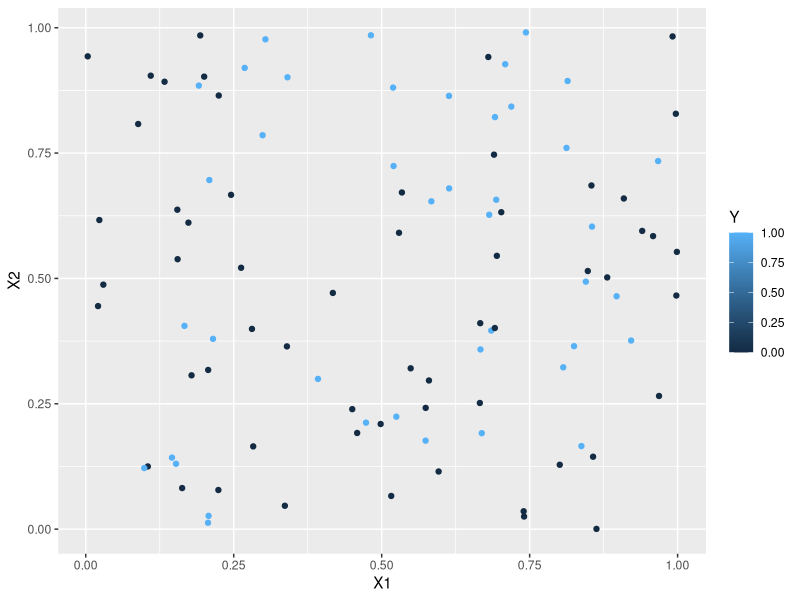
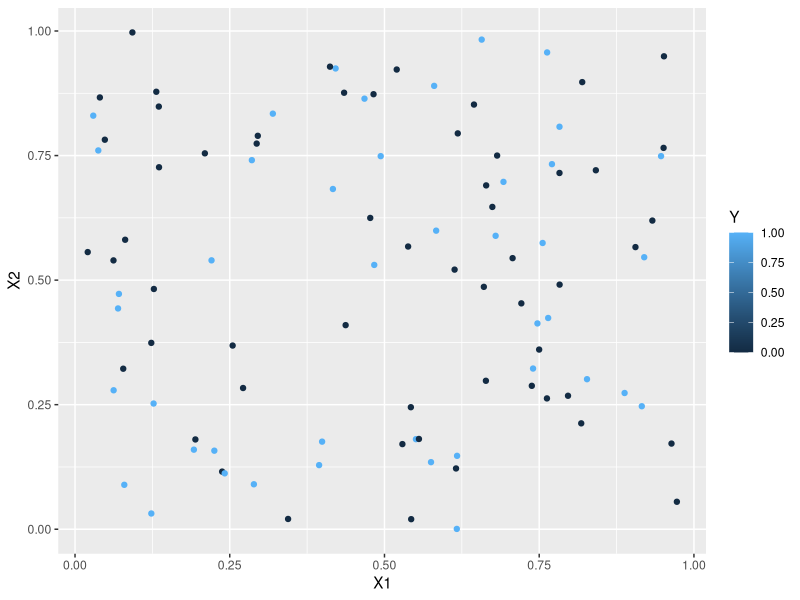
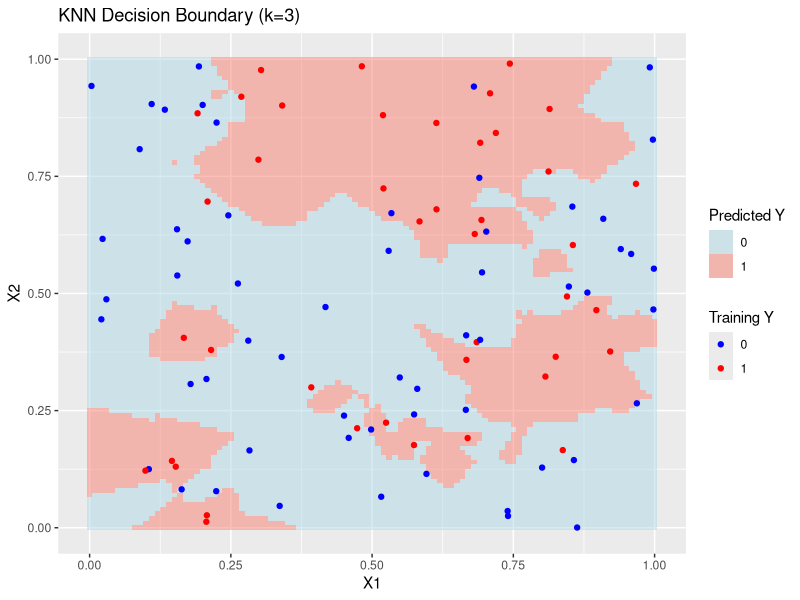
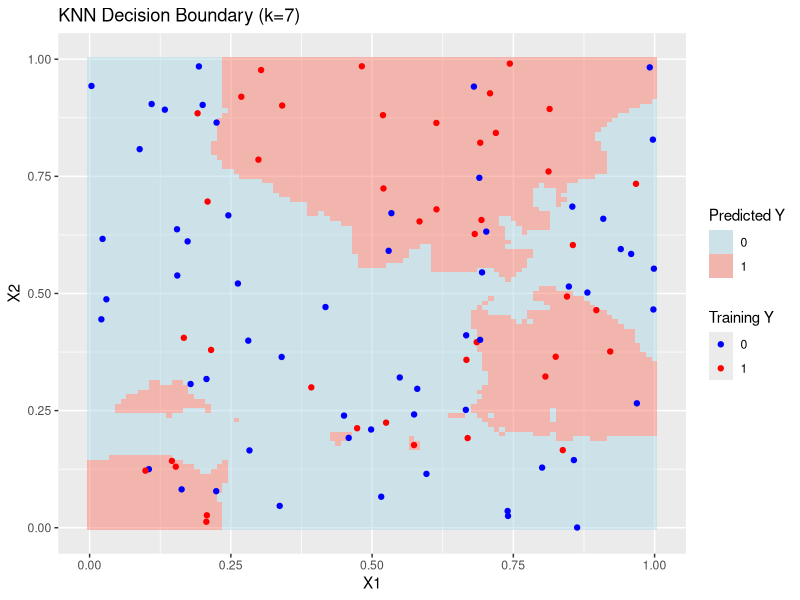

Write R code to recreate these figures, in order.
## ---- chunk 1
library(class)
library(tidyverse)
## ---- chunk 2
#Generative model
set.seed(116) #setting a random seed so that we can reproduce everything exactly if we want to

generate_y <- function(x1,x2) { #two input parameters to generate the output y
  logit <- x1 -2*x2 -2*x1^2 + x2^2 + 3*x1*x2
  p <- exp(logit)/(1+exp(logit)) #apply the inverse logit function
  y <- rbinom(1,1,p) #y becomes a 0 (with prob 1-p) or a 1 with probability p
}
## ---- chunk 3
# Generate a dataset with 100 points
set.seed(116)
n = 100
X1 <- runif(n,0,1)
X2 <- runif(n,0,1)

#I'm going to use a for loop to generate 100 y's
Y <- rep(0,n) #initializing my Y to be a vector of 0's
for (i in 1:n) {
  Y[i] <- generate_y(X1[i],X2[i])
}

sum(Y) #How many 0's and 1's were predicted? In this training set, 42% were 1's. However, almost 48% are 1's when n is large. That's quite close to 50/50 so we shouldn't have issues with "imbalance," which is something we'll learn about later in the semester.

training <- cbind(X1,X2,Y) #combining all of my variables into a training dataset
ggplot(data=training, aes(x=X1, y=X2, color=Y)) +
  geom_point()
## ---- chunk 4
# Create the training dataset as above using seed=116
# Create a testing dataset using seed=121

set.seed(121)
n = 100
X1 <- runif(n,0,1)
X2 <- runif(n,0,1)

#I'm going to use a for loop to generate 100 y's
Y <- rep(0,n) #initializing my Y to be a vector of 0's
for (i in 1:n) {
  Y[i] <- generate_y(X1[i],X2[i])
}

sum(Y) #43 1's, which is much closer to the 51.5% true rate
testing <- cbind(X1,X2,Y)

#Let's plot the test set. Does it look like the training set? Yeah, looks similar.
ggplot(data=testing, aes(x=X1, y=X2, color=Y)) +
  geom_point()
## ---- chunk 5
library(class)
library(tidyverse)

set.seed(116) #setting a random seed so that we can reproduce everything exactly if we want to

generate_y <- function(x1,x2) { #two input parameters to generate the output y
  logit <- x1 -2*x2 -2*x1^2 + x2^2 + 3*x1*x2
  p <- exp(logit)/(1+exp(logit)) #apply the inverse logit function
  y <- rbinom(1,1,p) #y becomes a 0 (with prob 1-p) or a 1 with probability p
}
# Generate a dataset with 100 points
set.seed(116)
n = 100
X1_tr <- runif(n,0,1)
X2_tr <- runif(n,0,1)

#I'm going to use a for loop to generate 100 y's
Y_tr <- rep(0,n) #initializing my Y to be a vector of 0's
for (i in 1:n) {
  Y_tr[i] <- generate_y(X1_tr[i],X2_tr[i])
}

training <- cbind(X1_tr,X2_tr,Y_tr) #combining all of my variables into a training dataset
## ---- chunk 6
set.seed(121)
n = 100
X1_te <- runif(n,0,1)
X2_te <- runif(n,0,1)

Y_te <- rep(0,n) #initializing my Y to be a vector of 0's
for (i in 1:n) {
  Y_te[i] <- generate_y(X1_te[i],X2_te[i])
}

sum(Y_te) #43 1's, which is much closer to the 51.5% true rate
testing <- cbind(X1_te,X2_te,Y_te)

## ---- chunk 7
ks=c(3,7)
mcrate <- c()

n_test <- nrow(testing)
for (k in ks) {
  y_pred <- knn(train = training[,1:2], test = testing[,1:2], 
                       cl = training[,3], k = k)
  
  misclass_rate <- sum(y_pred != testing[,3]) / n_test
  mcrate <- c(mcrate, misclass_rate)
}
# print misclassification rates
for (i in 1:length(ks)) {
  cat("k =", ks[i], "misclassification rate:", mcrate[i], "\n")
}
## ---- chunk 8
# grid unit square
test_grid <- expand.grid(
  X1 = seq(0, 1, by = 0.01),
  X2 = seq(0, 1, by = 0.01)
)

test_grid$y_pred_k3 <- knn(
  train= training[, 1:2],
  test= test_grid,
  cl= training[, 3],
  k=3
)
test_grid$y_pred_k7 <- knn(
  train= training[, 1:2],
  test= test_grid[, 1:2],
  cl= training[, 3],
  k=7
)

# plot db for k=3
ggplot() +
  geom_tile(data = test_grid, aes(x = X1, y = X2, fill = y_pred_k3), alpha = 0.5) +
  geom_point(data = as.data.frame(training), aes(x = X1_tr, y = X2_tr, color = as.factor(Y_tr))) +
  labs(title = "KNN Decision Boundary (k=3)", fill = "Predicted Y", color = "Training Y") +
  scale_fill_manual(values = c("0" = "lightblue", "1" = "salmon")) +
  scale_color_manual(values = c("0" = "blue", "1" = "red")) 

## ---- chunk 9
# plot db for k=7
ggplot() +
  geom_tile(data = test_grid, aes(x = X1, y = X2, fill = y_pred_k7), alpha = 0.5) +
  geom_point(data = as.data.frame(training), aes(x = X1_tr, y = X2_tr, color = as.factor(Y_tr))) +
  labs(title = "KNN Decision Boundary (k=7)", fill = "Predicted Y", color = "Training Y") +
  scale_fill_manual(values = c("0" = "lightblue", "1" = "salmon")) +
  scale_color_manual(values = c("0" = "blue", "1" = "red"))
## ---- chunk 10
new_data <- data.frame(X1 = 0.5, X2 = 0.5)
predicted_y_k3 <- knn(train = training[, 1:2],
                        test = new_data,
                        cl = training[, 3],
                        k = 3)
predicted_y_k7 <- knn(train = training[, 1:2],
                        test = new_data,
                        cl = training[, 3],
                        k = 7)
cat("Predicted Y for (X1=0.5, X2=0.5) with k=3:", predicted_y_k3, "\n")
cat("Predicted Y for (X1=0.5, X2=0.5) with k=7:", predicted_y_k7, "\n")
# 1 for both k=3 and k=7
## ---- chunk 11
rm(list = ls())
